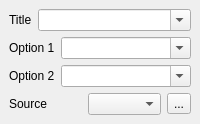
  <widget class="QDockWidget" name="dwdCDLabel">
   <property name="windowTitle">
    <string>CD Label</string>
   </property>
   <attribute name="dockWidgetArea">
    <number>8</number>
   </attribute>
   <widget class="QWidget" name="dockWidgetContents_6">
    <layout class="QVBoxLayout" name="verticalLayout">
     <item>
      <layout class="QHBoxLayout" name="horizontalLayout_7">
       <item>
        <widget class="QLabel" name="label_3">
         <property name="text">
          <string>Title</string>
         </property>
        </widget>
       </item>
       <item>
        <widget class="QComboBox" name="ledCDTitle">
         <property name="sizePolicy">
          <sizepolicy hsizetype="Expanding" vsizetype="Fixed">
           <horstretch>0</horstretch>
           <verstretch>0</verstretch>
          </sizepolicy>
         </property>
         <property name="editable">
          <bool>true</bool>
         </property>
        </widget>
       </item>
      </layout>
     </item>
     <item>
      <layout class="QHBoxLayout" name="horizontalLayout_8">
       <item>
        <widget class="QLabel" name="label_4">
         <property name="text">
          <string>Option 1</string>
         </property>
        </widget>
       </item>
       <item>
        <widget class="QComboBox" name="ledCDOpt1">
         <property name="sizePolicy">
          <sizepolicy hsizetype="Expanding" vsizetype="Fixed">
           <horstretch>0</horstretch>
           <verstretch>0</verstretch>
          </sizepolicy>
         </property>
         <property name="editable">
          <bool>true</bool>
         </property>
        </widget>
       </item>
      </layout>
     </item>
     <item>
      <layout class="QHBoxLayout" name="horizontalLayout_9">
       <item>
        <widget class="QLabel" name="label_5">
         <property name="text">
          <string>Option 2</string>
         </property>
        </widget>
       </item>
       <item>
        <widget class="QComboBox" name="ledCDOpt2">
         <property name="sizePolicy">
          <sizepolicy hsizetype="Expanding" vsizetype="Fixed">
           <horstretch>0</horstretch>
           <verstretch>0</verstretch>
          </sizepolicy>
         </property>
         <property name="editable">
          <bool>true</bool>
         </property>
        </widget>
       </item>
      </layout>
     </item>
     <item>
      <layout class="QHBoxLayout" name="horizontalLayout_10">
       <item>
        <widget class="QLabel" name="label_6">
         <property name="text">
          <string>Source</string>
         </property>
        </widget>
       </item>
       <item>
        <widget class="QComboBox" name="cbxCDsource"/>
       </item>
       <item>
        <widget class="QToolButton" name="tbtCDsource">
         <property name="text">
          <string>...</string>
         </property>
        </widget>
       </item>
      </layout>
     </item>
    </layout>
   </widget>
  </widget>
